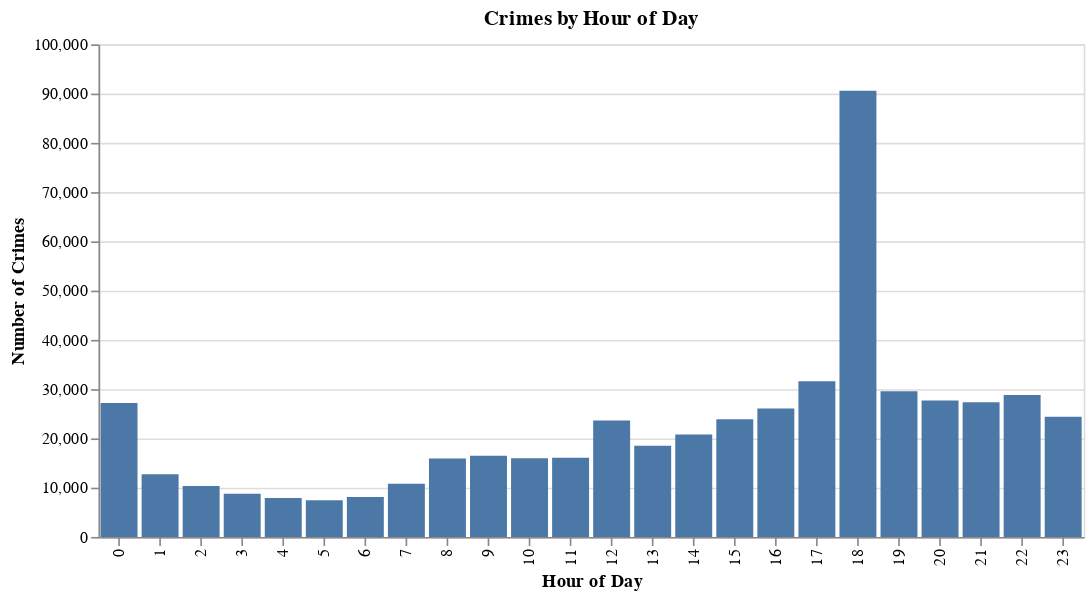

The code cell stored with this chart in its notebook:
### Code cell
alt.Chart(df).mark_bar().encode(
    x=alt.X('HOUR:O', title='Hour of Day'),
    y=alt.Y('count()', title='Number of Crimes'),
).properties(
    title='Crimes by Hour of Day',
    width=600
)

### Figure 1 — Vega specification as saved in the notebook (floating-point values rounded to 4 significant figures)
{"$schema": "https://vega.github.io/schema/vega/v5.json", "data": [{"name": "source_0", "values": [{"HOUR": 16.0, "__count": 26085}, {"HOUR": 15.0, "__count": 23896}, {"HOUR": 11.0, "__count": 16055}, {"HOUR": 17.0, "__count": 31621}, {"HOUR": 20.0, "__count": 27707}, {"HOUR": 12.0, "__count": 23613}, {"HOUR": 4.0, "__count": 7912}, {"HOUR": 9.0, "__count": 16476}, {"HOUR": 18.0, "__count": 90557}, {"HOUR": 19.0, "__count": 29590}, {"HOUR": 1.0, "__count": 12721}, {"HOUR": 8.0, "__count": 15934}, {"HOUR": 2.0, "__count": 10337}, {"HOUR": 10.0, "__count": 15991}, {"HOUR": 6.0, "__count": 8101}, {"HOUR": 13.0, "__count": 18523}, {"HOUR": 23.0, "__count": 24389}, {"HOUR": 0.0, "__count": 27177}, {"HOUR": 14.0, "__count": 20794}, {"HOUR": 22.0, "__count": 28791}, {"HOUR": 21.0, "__count": 27361}, {"HOUR": 5.0, "__count": 7462}, {"HOUR": 7.0, "__count": 10802}, {"HOUR": 3.0, "__count": 8757}]}, {"name": "source_0_x_domain_HOUR", "values": [{"HOUR": 16.0}, {"HOUR": 15.0}, {"HOUR": 11.0}, {"HOUR": 17.0}, {"HOUR": 20.0}, {"HOUR": 12.0}, {"HOUR": 4.0}, {"HOUR": 9.0}, {"HOUR": 18.0}, {"HOUR": 19.0}, {"HOUR": 1.0}, {"HOUR": 8.0}, {"HOUR": 2.0}, {"HOUR": 10.0}, {"HOUR": 6.0}, {"HOUR": 13.0}, {"HOUR": 23.0}, {"HOUR": 0.0}, {"HOUR": 14.0}, {"HOUR": 22.0}, {"HOUR": 21.0}, {"HOUR": 5.0}, {"HOUR": 7.0}, {"HOUR": 3.0}]}, {"name": "source_0_y_domain___count", "values": [{"min": 7462, "max": 90557}]}], "marks": [{"type": "rect", "name": "marks", "from": {"data": "source_0"}, "encode": {"update": {"width": {"signal": "max(0.25, bandwidth('x'))"}, "y2": {"value": 0, "scale": "y"}, "x": {"field": "HOUR", "scale": "x"}, "fill": {"value": "#4c78a8"}, "y": {"field": "__count", "scale": "y"}}}, "style": ["bar"]}], "scales": [{"name": "x", "type": "band", "domain": {"data": "source_0_x_domain_HOUR", "field": "HOUR", "sort": true}, "range": [0, {"signal": "width"}], "paddingInner": 0.1, "paddingOuter": 0.05}, {"name": "y", "type": "linear", "domain": [{"signal": "(data(\"source_0_y_domain___count\")[0] || {}).min"}, {"signal": "(data(\"source_0_y_domain___count\")[0] || {}).max"}], "range": [{"signal": "height"}, 0], "nice": true, "zero": true}], "axes": [{"scale": "y", "domain": false, "orient": "left", "labels": false, "aria": false, "minExtent": 0, "ticks": false, "grid": true, "gridScale": "x", "maxExtent": 0, "zindex": 0, "tickCount": {"signal": "ceil(height/40)"}}, {"scale": "x", "orient": "bottom", "labelBaseline": "middle", "zindex": 0, "labelAngle": 270, "title": "Hour of Day", "labelAlign": "right", "grid": false}, {"scale": "y", "grid": false, "zindex": 0, "orient": "left", "title": "Number of Crimes", "tickCount": {"signal": "ceil(height/40)"}, "labelOverlap": true}], "title": {"text": "Crimes by Hour of Day", "frame": "group"}, "style": "cell", "height": 300, "background": "white", "width": 600, "padding": 5}
